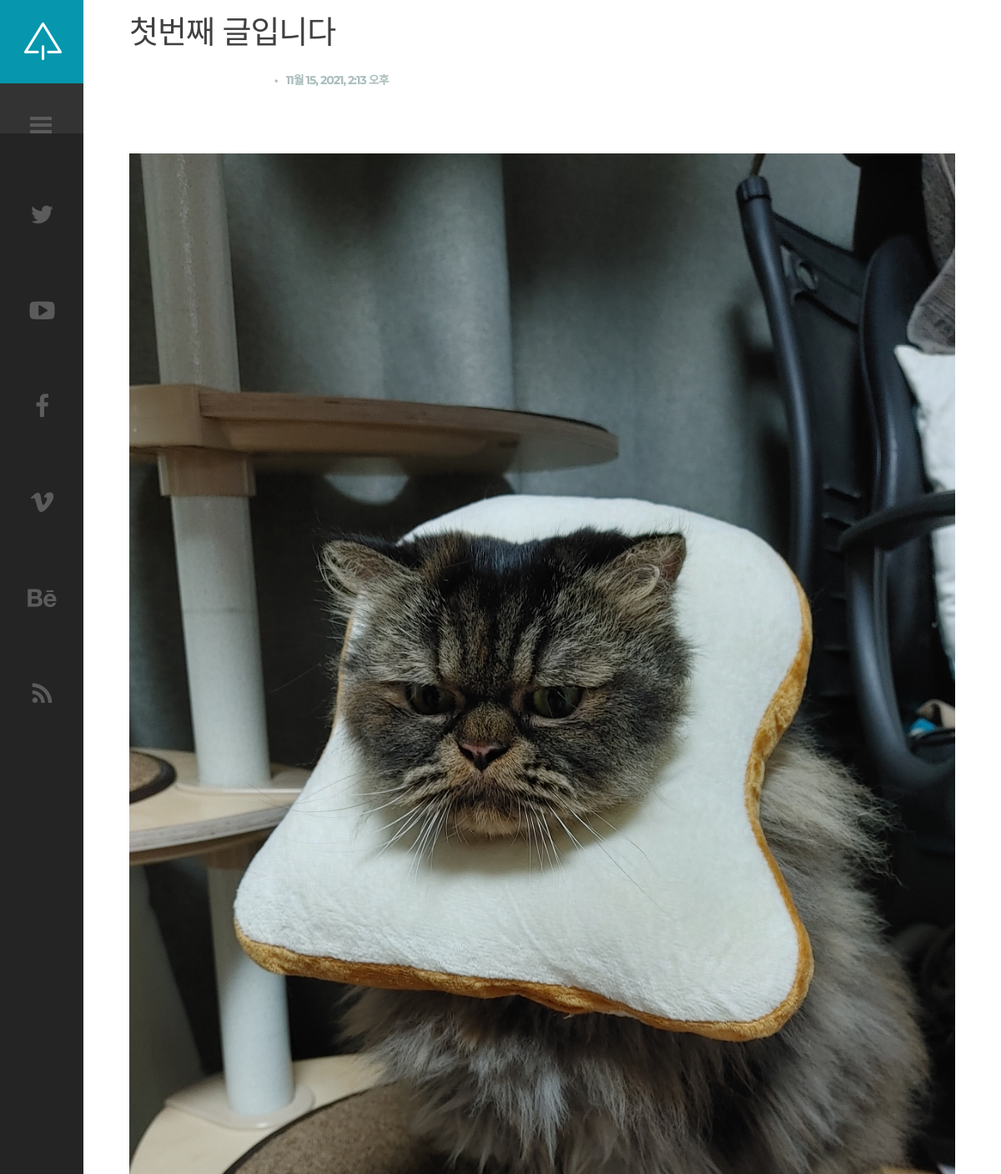
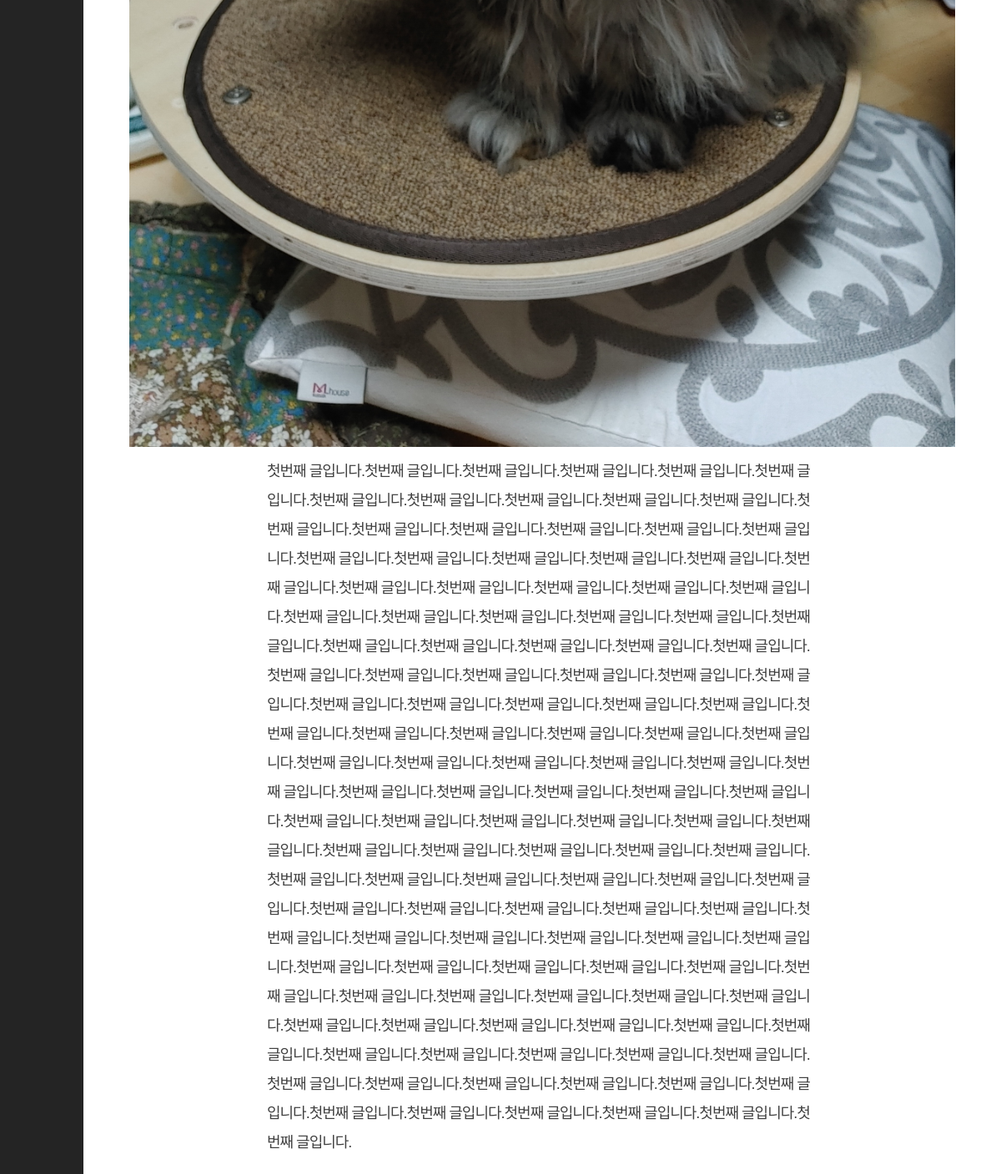
/blog/post/1, run on the app's committed database (2 pictures, top to bottom).
### blog/models.py (models this page shows, shortened)
class Post(models.Model):
    title = models.CharField(max_length=200)
    title_image = models.ImageField(blank=True)
    content = models.TextField()
    createDate = models.DateTimeField(auto_now_add=True)
    updateDate = models.DateTimeField(auto_now_add=True)
    category = models.ManyToManyField(Category, help_text="글의 분류를 설정하세요.")

### blog/views.py (the view)
# urls.py: path("post/<int:pk>", views.PostDetailView.as_view(), name="post"),
class PostDetailView(generic.DetailView):
    model = Post

### blog/templates/blog/post_detail.html (shortened to what this page needs)
{% extends "base_generic.html" %}
{% block content %}
{% load static %}
    <div id="content" class="site-content center-relative">
        <div class="single-post-wrapper content-1070 center-relative">
            <article class="center-relative">
                <h1 class="entry-title">
                    {{ post.title }}
                </h1>
                <div class="post-info content-660 center-relative">
                    <div class="cat-links">
                        <ul>
                        </ul>
                    </div>
                    <div class="entry-date published">{{ post.createDate }}</div>
                </div>
                {% if post.title_image %}
                <div class="post-full-width">
                    <img src="{{ post.title_image.url }}" art="">
                </div>
                {% endif %}
                <div class="entry-content">
                    <div class="content-wrap content-660 center-relative">
                        {{ post.content }}
                    </div>
                </div>
            </article>
        </div>
    </div>
{% endblock %}

### static/css/clear.css (style rules this page uses)
html, body, div, span, object, iframe, h1, h2, h3, h4, h5, h6, p, blockquote, pre, abbr, address, cite, code, del, dfn, em, img, ins, kbd, q, samp, small, strong, sub, sup, var, b, i, ol, ul, li, fieldset, form, label, legend, table, caption, tbody, tfoot, thead, tr, th, td, article, aside, canvas, details, figcaption, figure, footer, header, hgroup, menu, nav, section, summary, time, mark, audio, video { margin:0; padding:0; border:0; outline: none; font-size:100%; vertical-align:baseline; background:transparent; }
body { line-height:1; }
article,aside,details,figcaption,figure, footer,header,hgroup,menu,nav,section { display:block; }
nav ul,ul,ol { list-style:none; }

### static/css/common.css (style rules this page uses)
.center-relative { margin-left: auto; margin-right: auto; }
h1,h2,h3,h4,h5,h6 { padding: 20px 0; }
h1 { font-size: 38px; line-height: 38px; }

### static/css/style.css (style rules this page uses)
html { overflow: hidden; }
body { font-family: 'Libre Baskerville',sans-serif, Arial;; font-size: 18px; line-height: 35px; font-weight: 400; letter-spacing: -1px; color: #404040; background-color: #fff; }
.content-660 { max-width: 660px; }
.content-1070 { max-width: 1070px; }
.content-660 img, .content-1070 img, .content-900 img { max-width: 100%; max-height: 100%; width: auto; height: auto; }
.site-content { width: calc(100% - 100px); margin-left: 100px; padding-bottom: 100px; position: relative; -webkit-transition: margin 0.3s ease; -moz-transition: margin 0.3s ease; -ms-transition: margin 0.3s ease; -o-transition: margin 0.3s ease; transition: margin 0.3s ease; }
.cat-links { font-family: 'Montserrat', sans-serif, Arial; display: inline-block; font-size: 16px; text-transform: uppercase; font-weight: 700; }
.published { font-family: 'Montserrat', sans-serif, Arial; display: inline-block; font-size: 14px; text-transform: uppercase; font-weight: 700; color: #aabdbd; }
.published:before { content: "\2022"; font-size: 14px; display: inline-block; margin-right: 10px; }
.post-info { font-family: 'Montserrat', sans-serif, Arial; padding-bottom: 70px; }
@media screen and (max-width: 1650px) { .content-1070 { width: 1070px; max-width: 90%; } }

### data on the page
Post: title "첫번째 글입니다", createDate "11월 15, 2021, 2:13 오후", title_image (picture), content "첫번째 글입니다.첫번째 글입니다.첫번째 글입니다.첫번째 글입니다.첫번째 글입니다.첫번째 글입니다.첫번째 글입니다.첫번째 글입니다.첫번째 글입니다.첫번째 글입니다.첫번째 글입니다.첫번째 글입니다.첫번째 글입니다.첫번째 글입니다.첫번째 글입니다.첫번째 글입니다.첫번째 글입니다.첫번째 글입니다.첫번째 글입니다.첫번째 글입니다.첫번째 글입니다.첫번째 글입니다.첫번째 글입니다.첫번째 글입니다.첫번째 글입니다.첫번째 글입니다.첫번째 글입니다.첫번째 글입니다.첫번째 글입니다.첫번째 글입니다.첫번째 글입니다.첫번째 글입니다.첫번째 글입니다.첫번째 글입니다.첫번째 글입니다.첫번째 글입니다.첫번째 글입니다.첫번째 글입니다.첫번째 글입니다.첫번째 글입니다.첫번째 글입니다.첫번째 글입니다.첫번째 글입니다.첫번째 글입니다.첫번째 글입니다.첫번째 글입니다.첫번째 글입니다.첫번째 글입니다.첫번째 글입니다.첫번째 글입니다.첫번째 글입니다.첫번째 글입니다.첫번째 글입니다.첫번째 글입니다.첫번째 글입니다.첫번째 글입니다.첫번째 글입니다.첫번째 글입니다.첫번째 글입니다.첫번째 글입니다.첫번째 글입니다.첫번째 글입니다.첫번째 글입니다.첫번째 글입니다.첫번째 글입니다.첫번째 글입니다.첫번째 글입니다.첫번째 글입니다.첫번째 글입니다.첫번째 글입니다.첫번째 글입니다.첫번째 글입니다.첫번째 글입니다.첫번째 글입니다.첫번째 글입니다.첫번째 글입니다.첫번째 글입니다.첫번째…"
